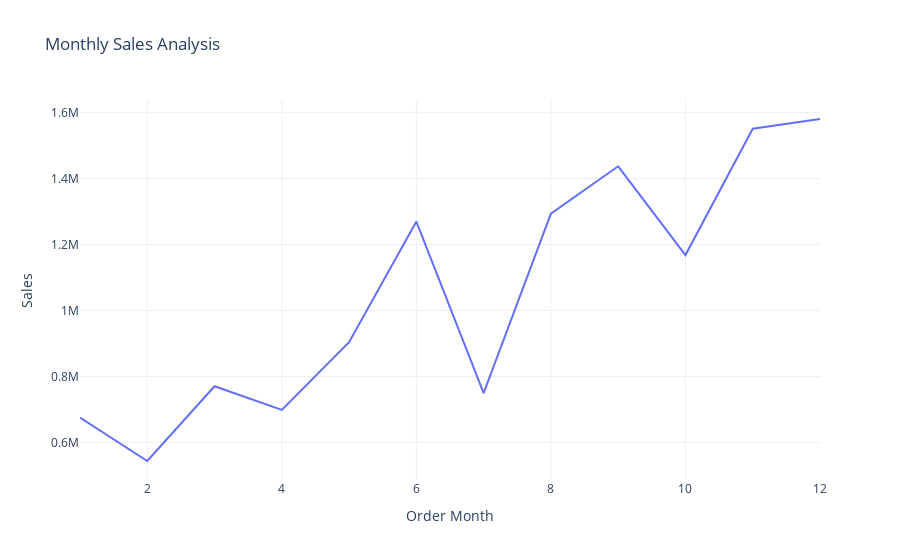

The notebook cell this image was saved under:
### Code cell
sales_by_month = data.groupby('Order Month')['Sales'].sum().reset_index()
fig = px.line(sales_by_month, x = 'Order Month', y ='Sales', title = 'Monthly Sales Analysis')
fig.show()

### Figure 1 — Plotly figure (JSON) as saved in the notebook; plotly's stock layout.template omitted (floating-point values rounded to 4 significant figures)
{"data": [{"hovertemplate": "Order Month=%{x}<br>Sales=%{y}<extra></extra>", "legendgroup": "", "line": {"color": "#636efa", "dash": "solid"}, "marker": {"symbol": "circle"}, "mode": "lines", "name": "", "orientation": "v", "showlegend": false, "type": "scatter", "x": [1, 2, 3, 4, 5, 6, 7, 8, 9, 10, 11, 12], "xaxis": "x", "y": [675100.0, 543700.0, 770500.0, 698600.0, 904000.0, 1270000.0, 749400.0, 1294000.0, 1437000.0, 1168000.0, 1551000.0, 1581000.0], "yaxis": "y"}], "layout": {"autosize": true, "legend": {"tracegroupgap": 0}, "title": {"text": "Monthly Sales Analysis"}, "xaxis": {"anchor": "y", "autorange": true, "domain": [0, 1], "range": [1, 12], "title": {"text": "Order Month"}, "type": "linear"}, "yaxis": {"anchor": "x", "autorange": true, "domain": [0, 1], "range": [486100.0, 1638000.0], "title": {"text": "Sales"}, "type": "linear"}}}
